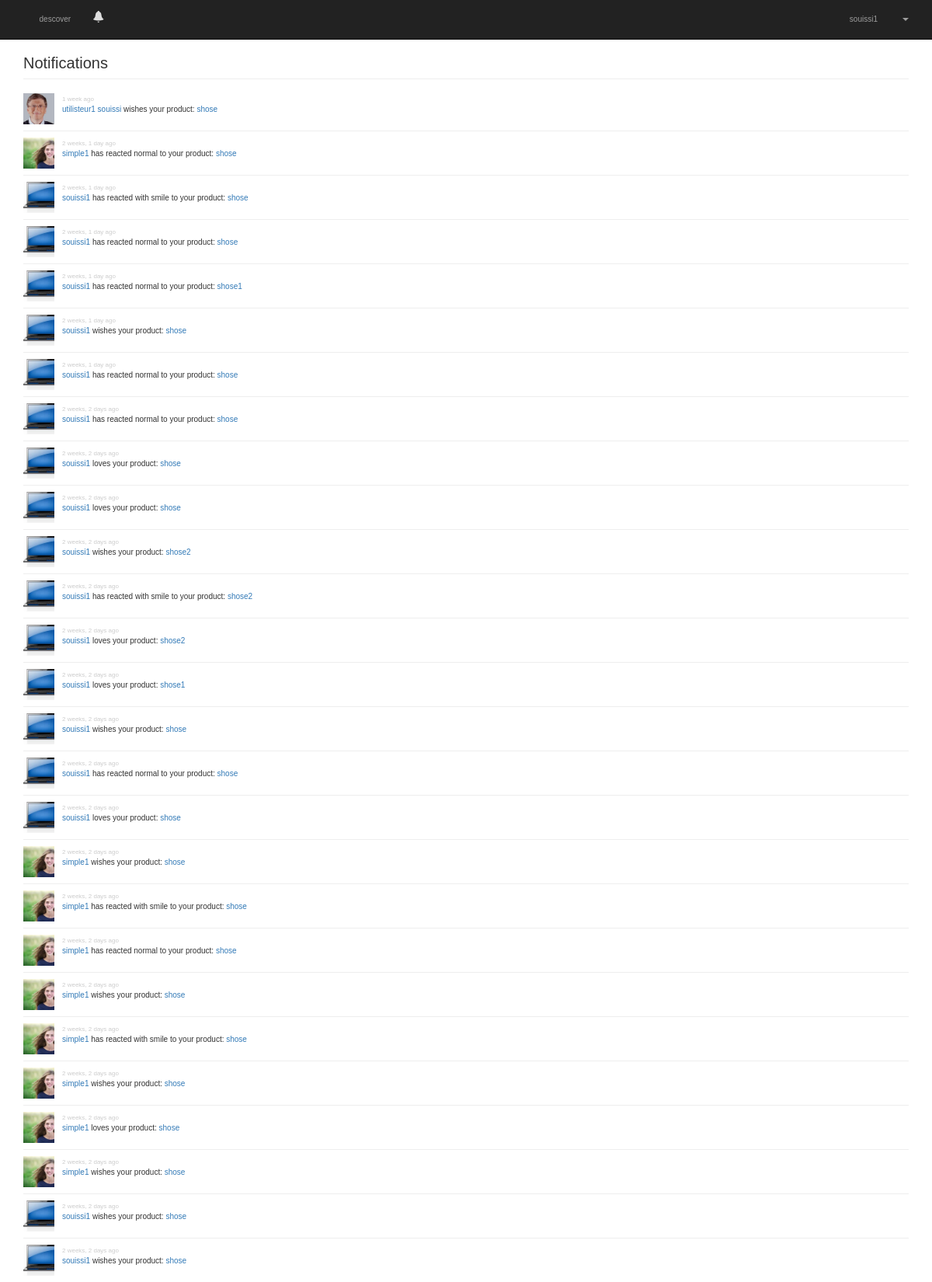
Page /notifications/ (signed in, upper part) on the committed database.
### authentication/models.py (models this page shows, shortened)
@python_2_unicode_compatible
class Profile(models.Model):
    user = models.OneToOneField(User)
    location = models.CharField(max_length=50, null=True, blank=True)
    url = models.CharField(max_length=50, null=True, blank=True)
    job_title = models.CharField(max_length=50, null=True, blank=True)
    class Meta:
        db_table = 'auth_profile'
    def get_picture(self):
        no_picture = 'http://trybootcamp.vitorfs.com/static/img/user.png'
        try:
            filename = settings.MEDIA_ROOT + '/profile_pictures/' +\
                self.user.username + '.jpg'
            picture_url = settings.MEDIA_URL + 'profile_pictures/' +\
                self.user.username + '.jpg'
            if os.path.isfile(filename):
                return picture_url
            else:
                gravatar_url = 'http://www.gravatar.com/avatar/{0}?{1}'.format(
                    hashlib.md5(self.user.email.lower()).hexdigest(),
                    urllib.urlencode({'d': no_picture, 's': '256'})
                    )
                return gravatar_url
        except Exception:
            return no_picture
    def get_screen_name(self):
        try:
            if self.user.get_full_name():
                return self.user.get_full_name()
            else:
                return self.user.username
        except:
            return self.user.username

### notification/models.py (models this page shows, shortened)
class Notification(models.Model):
    NORMAL = 'normal'
    SMILE = 'smile'
    LOVE = 'love'
    WISH = 'wish'
    NOTIFICATION_TYPES = (
        (NORMAL, 'normal'),
        (SMILE, 'smile'),
        (LOVE, 'love'),
        (WISH, 'wish'),
    )
    _NORMAL_TEMPLATE = '<a href="/settings/{0}/">{1}</a> has reacted normal to your product: <a href="/boutique/vosproduit/{2}/">{3}</a>'  # noqa: E501
    _SMILE_TEMPLATE = '<a href="/settings/{0}/">{1}</a> has reacted with smile to your product: <a href="/boutique/vosproduit/{2}/">{3}</a>'  # noqa: E501
    _LOVE_TEMPLATE = '<a href="/settings/{0}/">{1}</a> loves your product: <a href="/boutique/vosproduit/{2}/">{3}</a>'  # noqa: E501
    _WISH_TEMPLATE = '<a href="/settings/{0}/">{1}</a> wishes your product: <a href="/boutique/vosproduit/{2}/">{3}</a>'  # noqa: E501
    from_user = models.ForeignKey(User, on_delete=models.CASCADE, related_name='+')
    to_user = models.ForeignKey(User, on_delete=models.CASCADE, related_name='+')
    product = models.ForeignKey(Produit, on_delete=models.CASCADE, blank=True, null=True)
    type = models.CharField(max_length=255, choices=NOTIFICATION_TYPES)
    date = models.DateTimeField(auto_now_add=True)
    is_read = models.BooleanField(default=False)
    class Meta:
        verbose_name = 'Notification'
        verbose_name_plural = 'Notifications'
        ordering = ('-date',)
    def __str__(self):
        if self.type == self.NORMAL:
            return self._NORMAL_TEMPLATE.format(
                escape(self.from_user.username),
                escape(self.from_user.profile.get_screen_name()),
                self.product.pk,
                escape(self.get_summary(self.product.title))
                )
        elif self.type == self.SMILE:
            return self._SMILE_TEMPLATE.format(
                escape(self.from_user.username),
                escape(self.from_user.profile.get_screen_name()),
                self.product.pk,
                escape(self.get_summary(self.product.title))
                )
        elif self.type == self.LOVE:
            return self._LOVE_TEMPLATE.format(
                escape(self.from_user.username),
                escape(self.from_user.profile.get_screen_name()),
                self.product.pk,
                escape(self.get_summary(self.product.title))
                )
        elif self.type == self.WISH:
            return self._WISH_TEMPLATE.format(
                escape(self.from_user.username),
                escape(self.from_user.profile.get_screen_name()),
                self.product.pk,
                escape(self.get_summary(self.product.title))
                )
        else:
            return 'Ooops! Something went wrong.'
    def get_summary(self, value):
        summary_size = 50
        if len(value) > summary_size:
            return '{0}...'.format(value[:summary_size])
        else:
            return value

### produit/models.py (models this page shows, shortened)
class Produit(models.Model):
    etat_choix = (('active', 'active'), ('desactive', 'desactive'),)
    typechoix = (('vintage', 'vintage'), ('fait a la main', 'fait a la main'),)
    choix_categorie = (
    ('bijoux ', 'bijoux '), ('maison et ameublement', 'maison et ameublement'), ('vetements ', 'vetements '),
    ('art et collections', 'art et collections'), ('accessoires ', 'accessoires '),
    ('sacs et bagages', 'sacs et bagages'), ('mariage ', 'mariage '),)
    prix = models.IntegerField()
    title = models.CharField(max_length=250)
    type = models.CharField(max_length=250,choices=typechoix, default="vintage")
    etat = models.CharField(max_length=250, choices=etat_choix, default="desactive")
    descreption = models.CharField(max_length=250)
    boutique = models.ForeignKey(Boutique, on_delete=models.CASCADE)
    logo = models.ImageField(upload_to=group_based_upload_to)
    image1 = models.ImageField(upload_to=group_based_upload_to, default=None, blank=True)
    image2 = models.ImageField(upload_to=group_based_upload_to, default=None,blank=True)
    image3 = models.ImageField(upload_to=group_based_upload_to, default=None,blank=True)
    categorie = models.CharField(max_length=250, choices=choix_categorie, default='bijoux')
    dat = models.DateTimeField(auto_now_add=True, null=True)
    quantite = models.IntegerField(default=None)

### notification/views.py (the view)
# urls.py: url(r'^notifications/$', notification_views.notifications,
@login_required
def notifications(request):
    user = request.user
    notifications = Notification.objects.filter(to_user=user)
    unread = Notification.objects.filter(to_user=user, is_read=False)
    for notification in unread:
        notification.is_read = True
        notification.save()
    return render(request, 'notification/notifications.html',
                  {'notifications': notifications})

### notification/templates/notification/notifications.html (shortened to what this page needs)
{% extends 'core/base.html' %}
{% load staticfiles %}
{% load i18n %}
{% load humanize %}
{% block head %}
  <link href="{% static 'notification/css/notification.css' %}" rel="stylesheet">
{% endblock head %}
{% block main %}
  <div class="page-header">
    <h1>Notifications</h1>
  </div>
  <ul class="all-notifications">
    {% for notification in notifications %}
      <li class="clearfix">
        <a href="{% url 'profile' notification.from_user.username %}"><img src="{{ notification.from_user.profile.get_picture }}" class="user-picture"></a>
        <div>
          <small>{{ notification.date|naturaltime }}</small>
          <p>{{ notification|safe }}</p>
        </div>
      </li>
    {% empty %}
      <li>{% trans 'You have no notification' %}</li>
    {% endfor %}
  </ul>
{% endblock main %}

### settings/templates/core/base.html (shortened to what this page needs)
{% load staticfiles i18n %}<!DOCTYPE html>
<html lang="en">
  <head>
    <link href="https://maxcdn.bootstrapcdn.com/bootstrap/3.3.5/css/bootstrap.min.css" rel="stylesheet">
    <link rel="stylesheet" type="text/css" href="{% static 'produit/style.css' %}"/>
    <link href="{% static 'notification/css/notification.css' %}?v=1" rel="stylesheet">
    <link href="{% static 'notification/css/labell.css' %}?v=1" rel="stylesheet">
    <link href="{% static 'css/bootcamp.css' %}?v=1" rel="stylesheet">
    {% block head %}{% endblock %}
  </head>
  <body>
    {% block body %}
      <header>
        <nav class="navbar navbar-inverse navbar-fixed-top" role="navigation">
          <div class="container">
            <div class="collapse navbar-collapse" id="menu">
              <ul class="nav navbar-nav">
              <li class="{% block songs_active %}{% endblock %}"><a href="{% url 'discover:post_list' %}">&nbsp; descover</a></li>
                <li>
                  <a href="#" id="notifications" data-container="body" data-toggle="popover" data-placement="bottom" title="Notifications">
                    <span class="glyphicon glyphicon-bell"></span>
                  </a>
                </li>
              </ul>
              <ul class="nav navbar-nav navbar-right">
                <li>
                  <a href="{% url 'profile' user.username %}">{{ user.profile.get_screen_name }}</a>
                </li>
                <li class="dropdown">
                  <a href="#" class="dropdown-toggle" data-toggle="dropdown"><b class="caret"></b></a>
                </li>
              </ul>
            </div>
          </div>
        </nav>
      </header>
      <main>
        <div class="container">
          {% block main %}
          {% endblock main %}
        </div>
      </main>
    {% endblock body %}
  </body>
</html>

### produit/static/produit/style.css (style rules this page uses)
body { background: white; }
.navbar { border-radius: 0; }
* { margin: 0; padding: 0; }
html { height: 100%; }
body { font-family: montserrat, arial, verdana, serif; }
body { font-family: Calibri, "Trebuchet MS", sans-serif; font-size: 100%; }
h1 { font-size: 2em; }

### notification/static/notification/css/notification.css (style rules this page uses)
ul.all-notifications { padding: 0; margin-top: 1em; }
ul.all-notifications li { list-style: none; border-bottom: 1px solid #eeeeee; padding: .8em 0; }
ul.all-notifications li small { color: #cccccc; font-size: .8em; }
ul.all-notifications li p { margin: 0; }
ul.all-notifications li div { margin-left: 40px; padding-left: 1em; }
ul.all-notifications .user-picture { width: 40px; float: left; }

### notification/static/notification/css/labell.css (style rules this page uses)
#notifications { font-size: 1.5em; padding: 13px; color: #dddddd; }

### settings/static/css/bootcamp.css (style rules this page uses)
body { padding-top: 70px; }
.page-header { margin: 0; }
.page-header h1 { margin: 0; font-weight: 100; font-size: 2em; }
#notifications { font-size: 1.5em; padding: 13px; color: #dddddd; }

### rows in the picture
Notification: from_user.profile.get_picture (picture), date "1 week ago", type+from_user+product "utilisteur1 souissi wishes your product: shose"
Notification: from_user.profile.get_picture (picture), date "2 weeks, 1 day ago", type+from_user+product "simple1 has reacted normal to your product: shose"
Notification: from_user.profile.get_picture (picture), date "2 weeks, 1 day ago", type+from_user+product "souissi1 has reacted with smile to your product: shose"
Notification: from_user.profile.get_picture (picture), date "2 weeks, 1 day ago", type+from_user+product "souissi1 has reacted normal to your product: shose"
Notification: from_user.profile.get_picture (picture), date "2 weeks, 1 day ago", type+from_user+product "souissi1 has reacted normal to your product: shose1"
Notification: from_user.profile.get_picture (picture), date "2 weeks, 1 day ago", type+from_user+product "souissi1 wishes your product: shose"
Notification: from_user.profile.get_picture (picture), date "2 weeks, 1 day ago", type+from_user+product "souissi1 has reacted normal to your product: shose"
Notification: from_user.profile.get_picture (picture), date "2 weeks, 2 days ago", type+from_user+product "souissi1 has reacted normal to your product: shose"
Notification: from_user.profile.get_picture (picture), date "2 weeks, 2 days ago", type+from_user+product "souissi1 loves your product: shose"
Notification: from_user.profile.get_picture (picture), date "2 weeks, 2 days ago", type+from_user+product "souissi1 loves your product: shose"
Notification: from_user.profile.get_picture (picture), date "2 weeks, 2 days ago", type+from_user+product "souissi1 wishes your product: shose2"
Notification: from_user.profile.get_picture (picture), date "2 weeks, 2 days ago", type+from_user+product "souissi1 has reacted with smile to your product: shose2"
Notification: from_user.profile.get_picture (picture), date "2 weeks, 2 days ago", type+from_user+product "souissi1 loves your product: shose2"
Notification: from_user.profile.get_picture (picture), date "2 weeks, 2 days ago", type+from_user+product "souissi1 loves your product: shose1"
Notification: from_user.profile.get_picture (picture), date "2 weeks, 2 days ago", type+from_user+product "souissi1 wishes your product: shose"
Notification: from_user.profile.get_picture (picture), date "2 weeks, 2 days ago", type+from_user+product "souissi1 has reacted normal to your product: shose"
Notification: from_user.profile.get_picture (picture), date "2 weeks, 2 days ago", type+from_user+product "souissi1 loves your product: shose"
Notification: from_user.profile.get_picture (picture), date "2 weeks, 2 days ago", type+from_user+product "simple1 wishes your product: shose"
Notification: from_user.profile.get_picture (picture), date "2 weeks, 2 days ago", type+from_user+product "simple1 has reacted with smile to your product: shose"
Notification: from_user.profile.get_picture (picture), date "2 weeks, 2 days ago", type+from_user+product "simple1 has reacted normal to your product: shose"
Notification: from_user.profile.get_picture (picture), date "2 weeks, 2 days ago", type+from_user+product "simple1 wishes your product: shose"
Notification: from_user.profile.get_picture (picture), date "2 weeks, 2 days ago", type+from_user+product "simple1 has reacted with smile to your product: shose"
Notification: from_user.profile.get_picture (picture), date "2 weeks, 2 days ago", type+from_user+product "simple1 wishes your product: shose"
Notification: from_user.profile.get_picture (picture), date "2 weeks, 2 days ago", type+from_user+product "simple1 loves your product: shose"
Notification: from_user.profile.get_picture (picture), date "2 weeks, 2 days ago", type+from_user+product "simple1 wishes your product: shose"
Notification: from_user.profile.get_picture (picture), date "2 weeks, 2 days ago", type+from_user+product "souissi1 wishes your product: shose"
Notification: from_user.profile.get_picture (picture), date "2 weeks, 2 days ago", type+from_user+product "souissi1 wishes your product: shose"

### other values in the picture
{{ user.profile.get_screen_name }} "souissi1"
